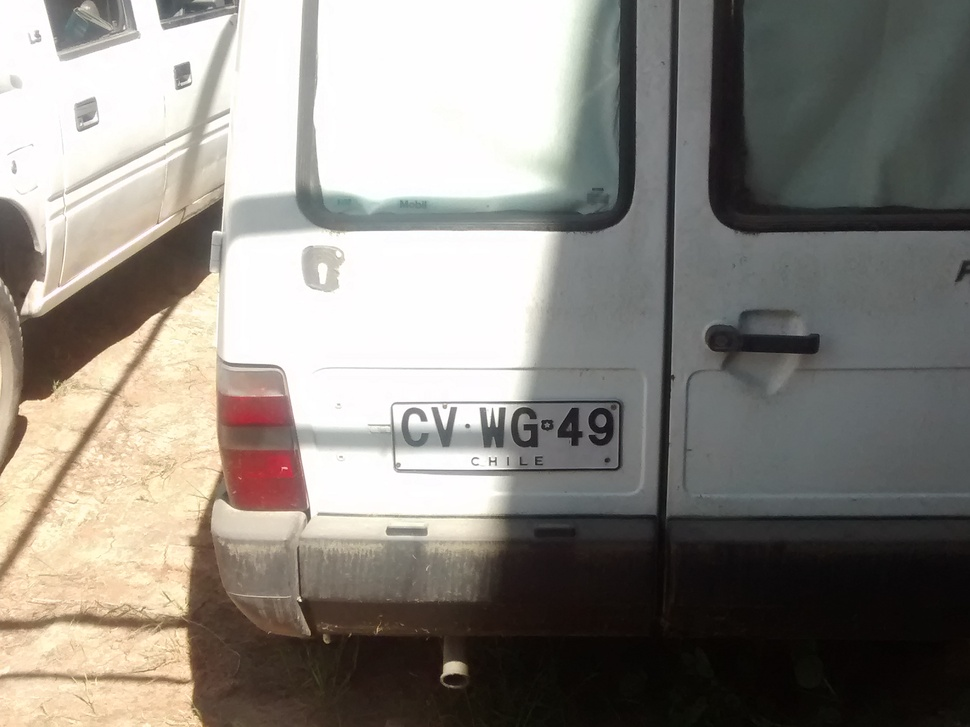
#> input picture clasificacion/test_data/test.jpg, 970 x 727 px, shrunk from 2592 x 1944 before the run
$ python windows.py --imagen test_data/test.jpg   (Python 2 division)
#> lines starting #> are read from the running program, lines starting #| are printed output that depends on the picture
#-*- coding: utf-8 -*-
import cv2
import time
import numpy
import argparse

def generar_ventanas(imagen, pasos, ventana_size):
    for y in xrange(0, imagen.shape[0], pasos):
        for x in xrange(0, imagen.shape[1], pasos):
            yield (x, y, imagen[y:y + ventana_size[1], x:x + ventana_size[0]])

args = argparse.ArgumentParser()
args.add_argument("-i", "--imagen", required=True)
args = vars(args.parse_args())

cv2.namedWindow("test", cv2.WINDOW_NORMAL)
imagen = cv2.imread(args["imagen"])
#> imagen is the input picture: shape (727, 970, 3); mean B, G, R 129.4, 136.1, 140.4
window_size = (imagen.shape[0]/2,imagen.shape[1]/8)
#> window_size = (363, 121)
step_px = 150

for (x, y, ventana) in generar_ventanas(imagen, step_px, window_size):
    # if (Ventana muy pequeña)
    if (ventana.shape[0] != window_size[1] or ventana.shape[1] != window_size[0]):
        continue
    draw = imagen.copy()
    cv2.rectangle(draw, (x, y), (x + window_size[0], y + window_size[1]), (0, 255, 0), 2)
    cv2.imshow("test",draw)
    cv2.waitKey(0)
#> this loop made 35 passes
#> (x, y) on passes 1 to 12: (0, 0), (150, 0), (300, 0), (450, 0), (600, 0), (750, 0), (900, 0), (0, 150), (150, 150), (300, 150), (450, 150), (600, 150)
#> pass 1, `cv2.imshow("test",draw)`:
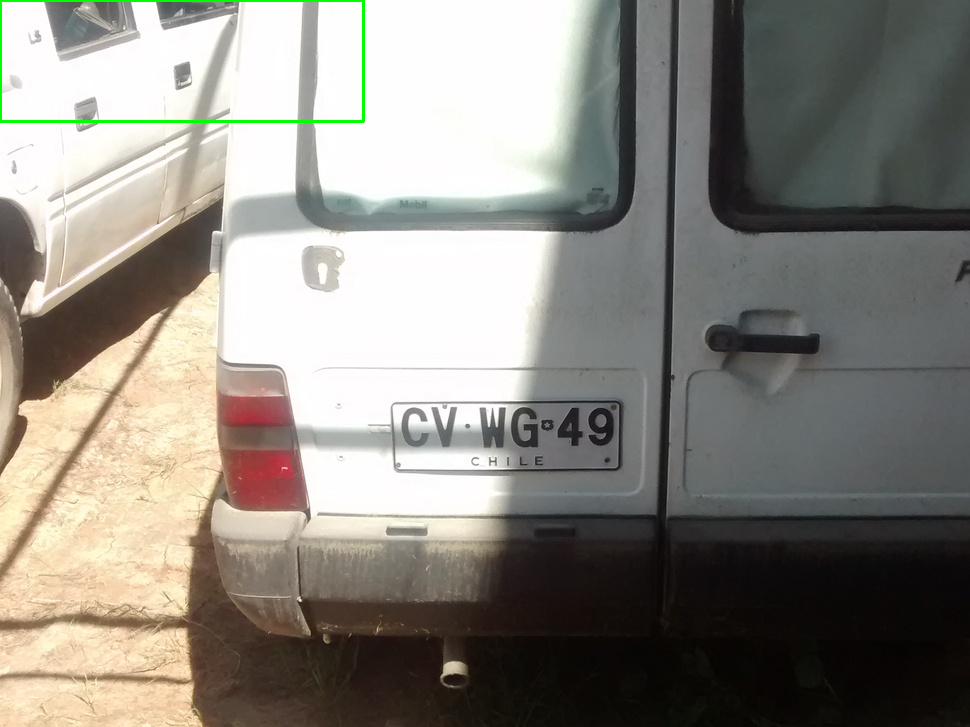
#> window 'test': shape (727, 970, 3); mean B, G, R 128.6, 136.2, 139.6
#> pass 2, `cv2.imshow("test",draw)`:
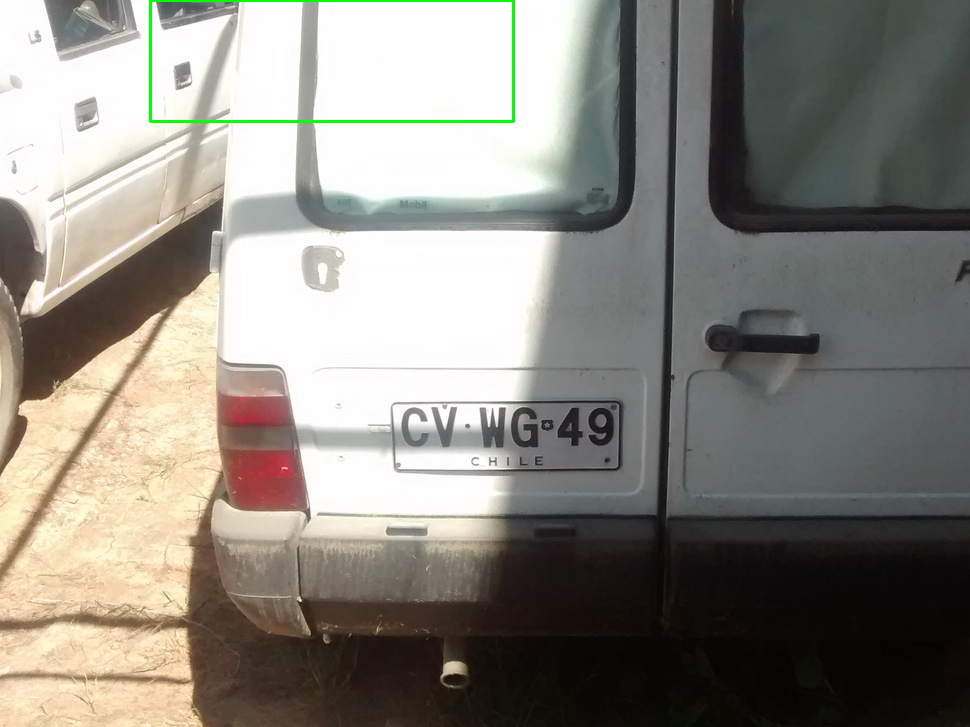
#> window 'test': shape (727, 970, 3); mean B, G, R 128.5, 136.1, 139.5
